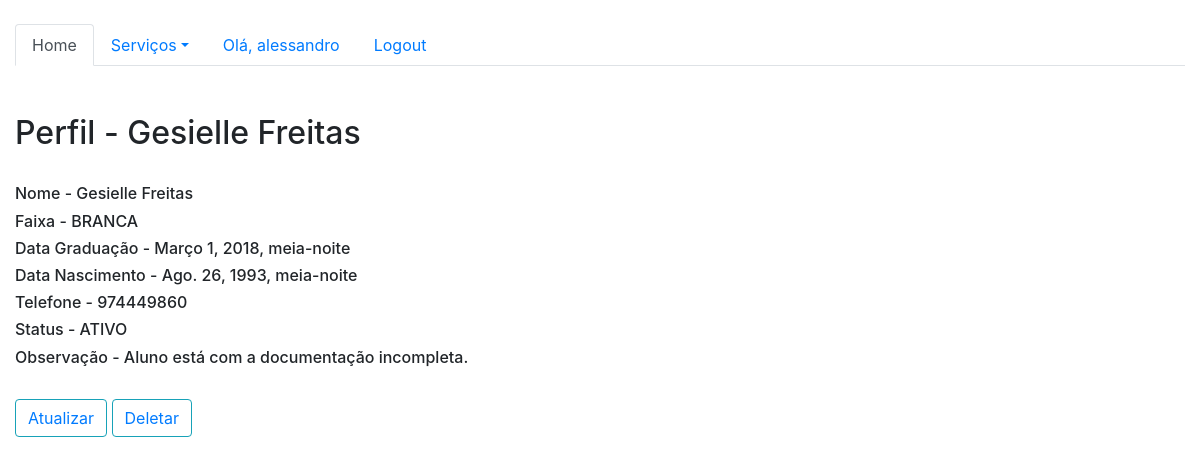
The app's page /sistema/aluno-detalhe/1/ (signed in) with its own data.
### core/models.py (models this page shows)
class Aluno(models.Model):
    FAIXA = (
        ('BRANCA', 'Branca'),
        ('CINZA', 'Cinza'),
        ('AMARELA', 'Amarela'),
        ('LARANJA', 'Laranja'),
        ('VERDE', 'Verde'),
        ('AZUL', 'Azul'),
        ('ROXA', 'Roxa'),
        ('MARROM', 'Marrom'),
        ('PRETA', 'Preta'),
    )
    STATUS = (
        ('ATIVO', 'Ativo'),
        ('ENCERRADO', 'Encerrado'),
        ('TRANCADO', 'Trancado'),
    )
    nome = models.CharField(max_length=100, verbose_name="Nome")
    faixa = models.CharField(max_length=100, choices=FAIXA, verbose_name="Graduação")
    datagraduacao = models.DateTimeField(verbose_name="Data Graduação")
    datanascimento = models.DateTimeField(verbose_name="Data Nascimento")
    telefone = models.CharField(max_length=20, verbose_name="Telefone")
    status = models.CharField(max_length=100, choices=STATUS, verbose_name="Status Aluno")
    observacao = models.CharField(max_length=100, verbose_name="Observação")
    def __str__(self):
        return self.nome

### core/views.py (the view)
# urls.py: url(r'^aluno-detalhe/(?P<id>\d+)/$', aluno_detalhe, name='core_aluno_detalhe'),
@login_required
def aluno_detalhe(request, id):
    aluno = Aluno.objects.get(id=id)
    if request.method == 'POST':
        aluno.detalhe()
        return redirect('core_lista_alunos')
    else:
        return render(request, 'core/detail.html', {'aluno': aluno})

### core/templates/core/detail.html (shortened to what this page needs)
{% extends 'base.html' %}
{% block main %}
<br>
<br>
<h2>Perfil - {{aluno}}</h2>
<form method="POST" action="{% url 'core_aluno_detalhe' aluno.id %}" >
    <br>
    <h6>Nome - {{aluno.nome}}</h6>
    <h6>Faixa - {{aluno.faixa}}</h6>
    <h6>Data Graduação - {{aluno.datagraduacao}}</h6>
    <h6>Data Nascimento - {{aluno.datanascimento}}</h6>
    <h6>Telefone - {{aluno.telefone}}</h6>
    <h6>Status - {{aluno.status}}</h6>
    <h6>Observação - {{aluno.observacao}}</h6>
<br>
<button class="btn btn-outline-info"><a href="{% url 'core_aluno_update' aluno.id %}">Atualizar</a></button>
<button class="btn btn-outline-info"><a href="{% url 'core_aluno_delete' aluno.id %}">Deletar</a></button>
</form>
{% endblock %}

### templates/base.html (shortened to what this page needs)
{% load static %}
<!DOCTYPE html>
<html lang="en">
<head>
    <link rel="stylesheet" href="{% static 'bootstrap/css/bootstrap.css' %}">
</head>
<body>
    <div class="container-fluid">
{% block menu %}
        <br>
<ul class="nav nav-tabs">
  <li class="nav-item">
    <a class="nav-link active" href="{% url 'core_home' %}">Home</a>
  </li>
  <li class="nav-item dropdown">
    <a class="nav-link dropdown-toggle" data-toggle="dropdown" href="#" role="button" aria-haspopup="true" aria-expanded="false">Serviços</a>
  </li>
    {% if user.is_authenticated %}
    <li class="nav-item">
        <a class="nav-link" href="">Olá, {{user}}</a>
    </li>
        <li class="nav-item">
        <a class="nav-link" href="{% url 'logout' %}">Logout</a>
    </li>
    {% else %}
        <li class="nav-item">
        <a class="nav-link" href="{% url 'login' %}">Login</a>
    </li>
</ul>
<hr>
    {% endif %}
{% endblock %}
    </div>
    <div class="container-fluid">
        {% block main %}
        {% endblock %}
    </div>
</body>
</html>

### records on screen
Aluno: nome "Gesielle Freitas", faixa "BRANCA", datagraduacao "Março 1, 2018, meia-noite", datanascimento "Ago. 26, 1993, meia-noite", telefone "974449860", status "ATIVO", observacao "Aluno está com a documentação incompleta."

### other values on screen
{{ user }} "alessandro"
